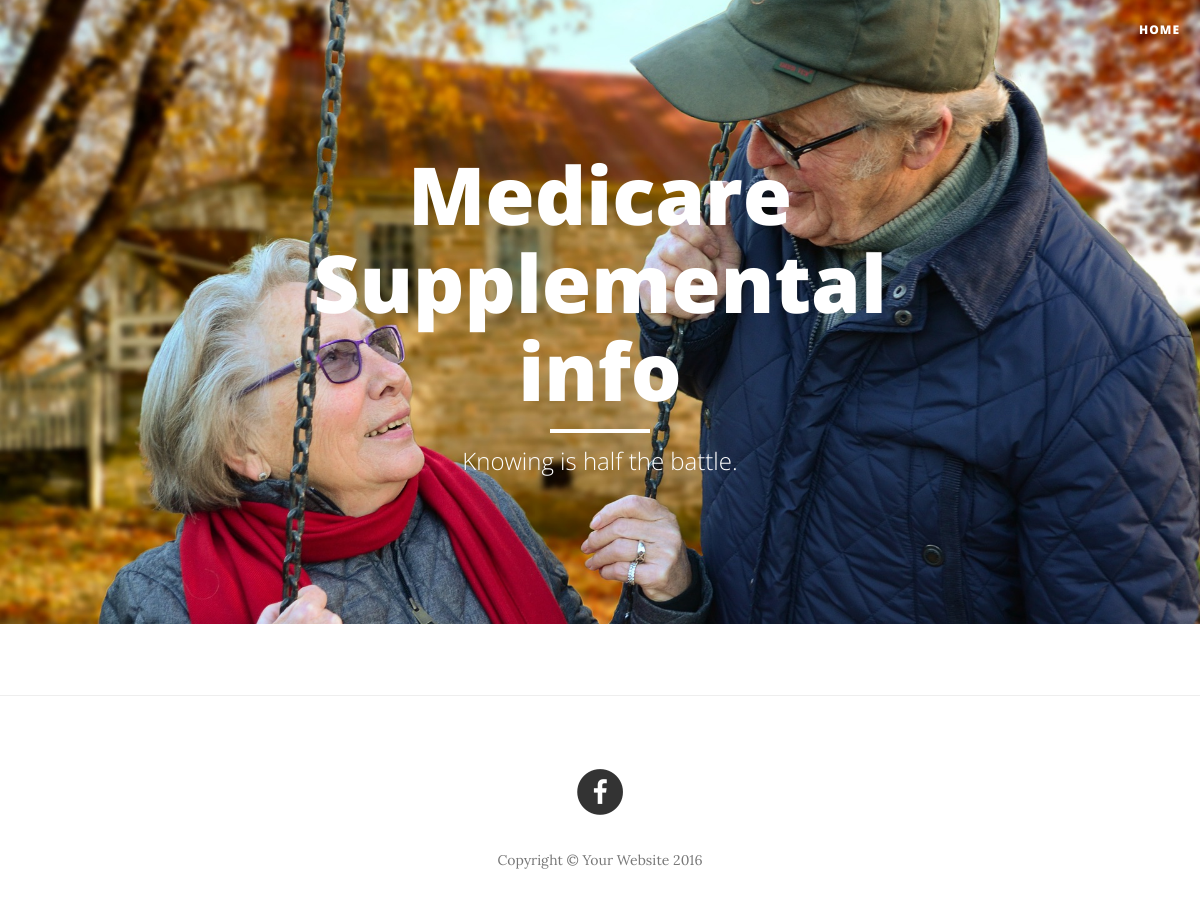
/, run on an earlier commit of the app's database.
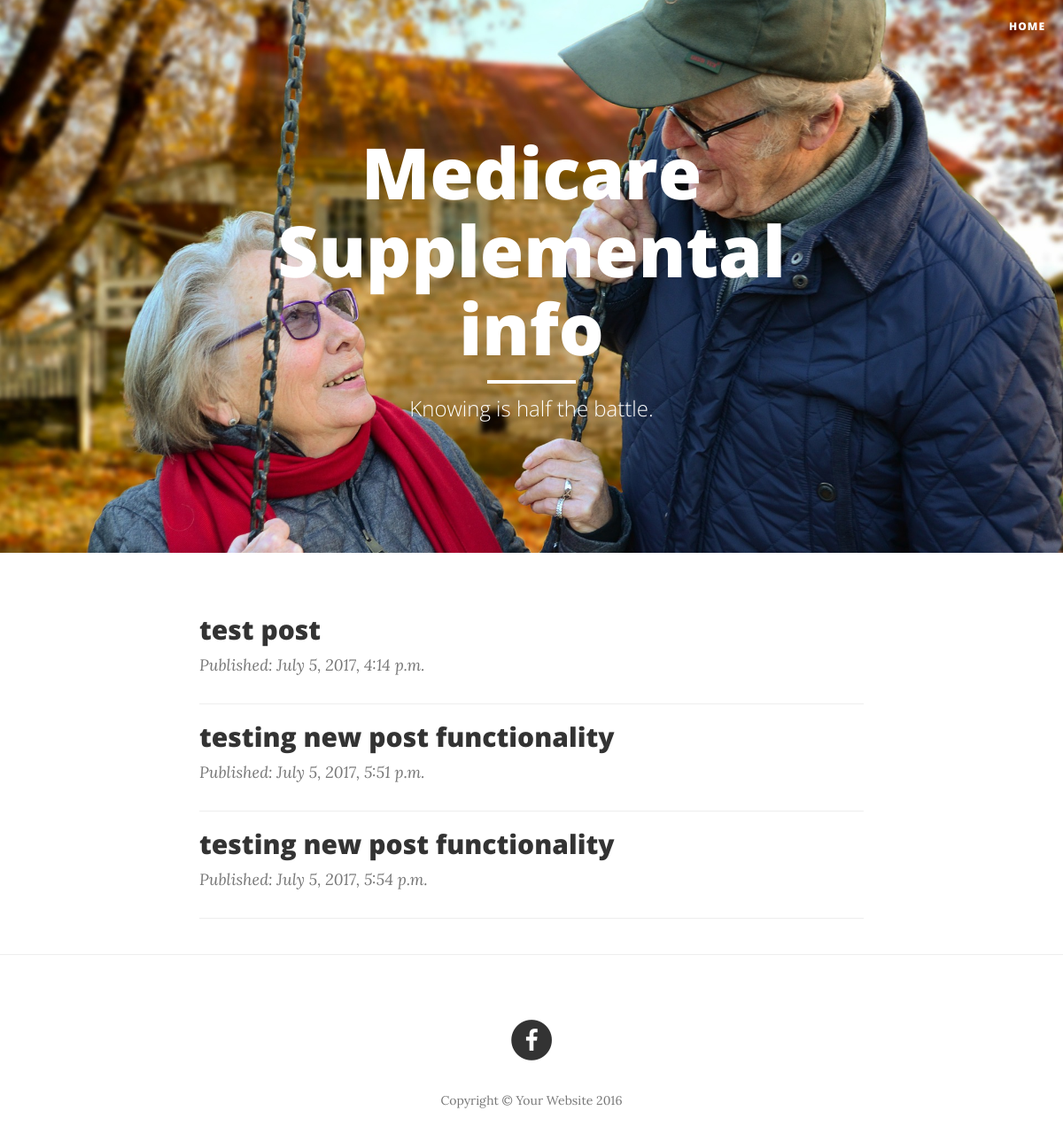
And on a later commit of the database.
### blog/models.py (models this page shows, shortened)
class Post(models.Model):
    author = models.ForeignKey('auth.User')
    title = models.CharField(max_length=200)
    text = models.TextField()
    created_date = models.DateTimeField(default=timezone.now)
    published_date = models.DateTimeField(blank=True, null=True)

### blog/views.py (the view)
# urls.py: url(r'^$', views.post_list, name='post_list'),
def post_list(request):
    posts = Post.objects.filter(published_date__lte=timezone.now()).order_by('published_date')
    return render(request, 'blog/post_list.html', {'posts':posts})

### blog/templates/blog/post_list.html
{% extends 'blog/base.html' %}
{% block content %}
    {% for post in posts %}
    <div class="post-preview">
        <h2 class="post-title"><a href="{% url 'post_detail' pk=post.pk %}">{{ post.title }}</a></h2>
        <p class="post-meta">Published: {{ post.published_date }}</p>
    </div>
    <hr>
    {% endfor %}
{% endblock %}

### blog/templates/blog/base.html (shortened to what this page needs)
{% load staticfiles %}
<!DOCTYPE html>
<html lang="en">
<head>
    <link href="{% static 'vendor/bootstrap/css/bootstrap.min.css' %}" rel="stylesheet">
    <link href="{% static 'css/clean-blog.min.css' %}" rel="stylesheet">
    <link href="{% static 'vendor/font-awesome/css/font-awesome.min.css' %}" rel="stylesheet" type="text/css">
</head>
<body>
    <nav class="navbar navbar-default navbar-custom navbar-fixed-top">
        <div class="container-fluid">
            <div class="collapse navbar-collapse" id="bs-example-navbar-collapse-1">
                <ul class="nav navbar-nav navbar-right">
                    <li>
                        <a href="/">Home</a>
                    </li>
                </ul>
            </div>
        </div>
    </nav>
    <header class="intro-header" style="background-image: url({% static 'img/home-bg.jpg' %})">
        <div class="container">
            <div class="row">
                <div class="col-lg-8 col-lg-offset-2 col-md-10 col-md-offset-1">
                    <div class="site-heading">
                        <h1>Medicare Supplemental info</h1>
                        <hr class="small">
                        <span class="subheading">Knowing is half the battle.</span>
                    </div>
                </div>
            </div>
        </div>
    </header>
    <div class="container">
        <div class="row">
            <div class="col-lg-8 col-lg-offset-2 col-md-10 col-md-offset-1">
                {% block content %}
                {% endblock %}
            </div>
        </div>
    </div>
    <hr>
    <footer>
        <div class="container">
            <div class="row">
                <div class="col-lg-8 col-lg-offset-2 col-md-10 col-md-offset-1">
                    <ul class="list-inline text-center">
                        <li>
                            <a href="https://www.facebook.com/Medicare-Supplemental-Info-1060685787395445/">
                                <span class="fa-stack fa-lg">
                                    <i class="fa fa-circle fa-stack-2x"></i>
                                    <i class="fa fa-facebook fa-stack-1x fa-inverse"></i>
                                </span>
                            </a>
                        </li>
                    </ul>
                    <p class="copyright text-muted">Copyright &copy; Your Website 2016</p>
                </div>
            </div>
        </div>
    </footer>
</body>
</html>

What changed in the data, as far as the page shows it:
added Post: title "test post", published_date "July 5, 2017, 4:14 p.m."
added Post: title "testing new post functionality", published_date "July 5, 2017, 5:51 p.m."
added Post: title "testing new post functionality", published_date "July 5, 2017, 5:54 p.m."
